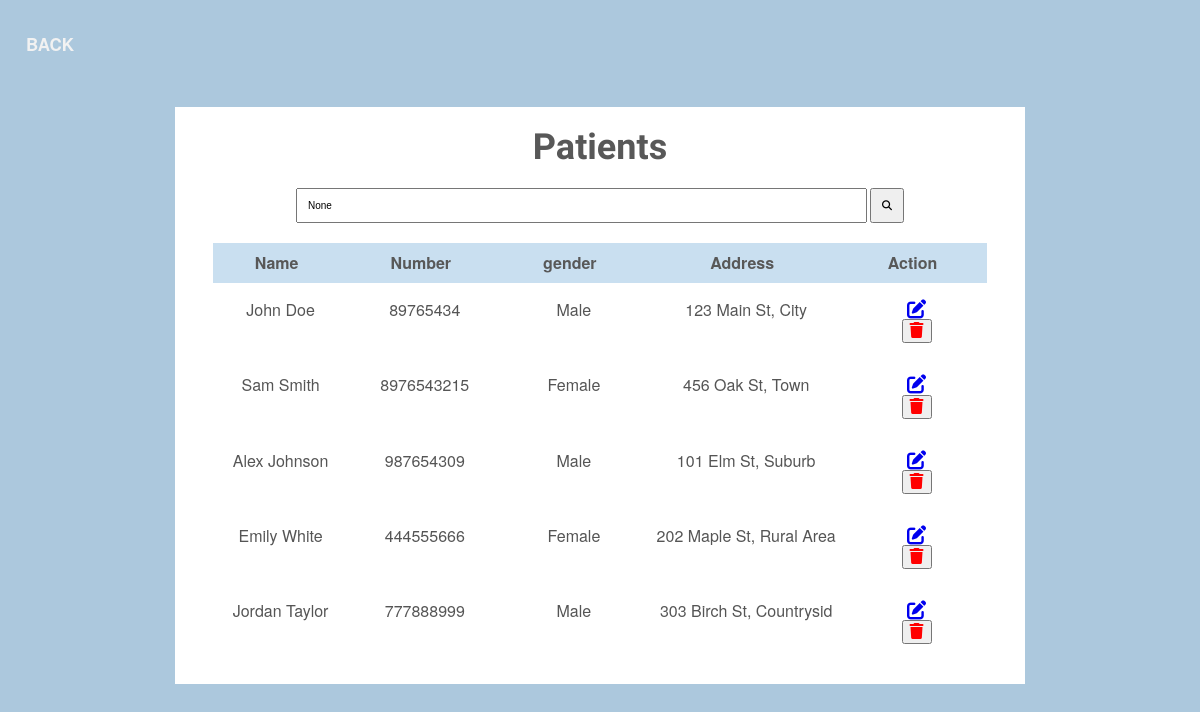
/patient/ (signed in), run on the app's committed database.
### HMS/models.py (models this page shows, shortened)
class Patient(models.Model):
    name = models.CharField(max_length=100)
    gender = models.CharField(max_length=15, blank=True, null=True )
    number = models.CharField(max_length=15, blank=True, null=True)
    address = models.TextField(blank=True, null=True)

### HMS/views.py (the view)
# urls.py: path('patient/', views.patient),
@login_required(login_url="/login")
def patient(request):
    query = request.GET.get('q')
    if query:
        data = Patient.objects.filter(
            models.Q(name__icontains=query) |
            models.Q(number__icontains=query) |
            models.Q(gender__icontains=query) |
            models.Q(address__icontains=query)
        )
    else:
        data=Patient.objects.all()
    return render(request,'patient.html',{'p':data,'query': query})

### HMS/templates/patient.html (shortened to what this page needs)
<!DOCTYPE html>
<html lang="en">
<head>
  <link rel="stylesheet" href="https://cdnjs.cloudflare.com/ajax/libs/font-awesome/6.4.0/css/all.min.css">
</head>
<body>
  <div id="navbar">
    <a href="javascript:history.back()">BACK</a>
  </div>
  <br><br>
  <br><br>
  <div id="wrapper">
    <h1>Patients</h1>
    <div class="search-container">
        <form method="GET">
            <input type="text" name="q" class="search-box" placeholder="Search..." value="{{ query }}">
            <button type="submit" class="search-button"><i class="fas fa-search"></i></button>
        </form>
    </div>
    <table id="keywords" cellspacing="0" cellpadding="0">
      <thead>
        <tr>
          <th><span>Name</span></th>
          <th><span>Number</span></th>
          <th><span> gender</span></th>
          <th><span>Address</span></th>
          <th><span>Action</span></th>
        </tr>
      </thead>
      <tbody>
        {% for i in p %}
        <tr>
          <td>{{i.name}}</td>
          <td>{{i.number}}</td>
          <td>{{i.gender}}</td>
          <td>{{i.address}}</td>
          <td class="action-icons">
            <a href="/updatep/{{i.id}}"><i class="fas fa-edit"></i></a>
            <form onsubmit="return confirm('Are you sure you want to delete this entry?');" action="/delp/{{i.id}}" method="post">
              <button type="submit" style="font-size: 16px;color: red;" >
                  <i class="fas fa-trash" title="Delete"></i>
              </button>
          </form>
          </td>
        </tr>
        {% endfor %}
      </tbody>
    </table>
  </div>
</body>
</html>

### HMS/templates/patient.html (style rules this page uses)
html, body, div, span, applet, object, iframe, h1, h2, h3, h4, h5, h6, p, blockquote, pre, a, abbr, acronym, address, big, cite, code, del, dfn, em, img, ins, kbd, q, s, samp, small, strike, strong, sub, sup, tt, var, b, u, i, center, dl, dt, dd, ol, ul, li, fieldset, form, label, legend, table, caption, tbody, tfoot, thead, tr, th, td, article, aside, canvas, details, embed, figure, figcaption, footer, header, hgroup, menu, nav, output, ruby, section, summary, time, mark, audio, video { margin: 0; padding: 0; border: 0; font-size: 100%; font: inherit; vertical-align: baseline; outline: none; -webkit-font-smoothing: antialiased; -webkit-text-size-adjust: 100%; -ms-text-size-adjust: 100%; -webkit-box-sizing: border-box; -moz-box-sizing: border-box; box-sizing: border-box; }
html { overflow-y: scroll; }
body { font-family: 'Helvetica Neue', Helvetica, Arial, sans-serif; font-size: 62.5%; line-height: 1; color: #585858; padding: 22px 10px; padding-bottom: 55px; background-color: #acc8dd; }
input, textarea { -webkit-font-smoothing: antialiased; -webkit-text-size-adjust: 100%; -ms-text-size-adjust: 100%; -webkit-box-sizing: border-box; -moz-box-sizing: border-box; box-sizing: border-box; outline: none; }
table { border-collapse: collapse; border-spacing: 0; }
h1 { font-family: 'Amarante', Tahoma, sans-serif; font-weight: bold; font-size: 3.6em; line-height: 1.7em; margin-bottom: 10px; text-align: center; }
#navbar { overflow: hidden; }
#navbar a { float: left; display: block; color: #f2f2f2; text-align: center; padding: 14px 16px; font-size: 17px; font-weight: bolder; text-decoration: none; }
#wrapper { display: block; width: 850px; background: #fff; margin: 0 auto; padding: 10px 17px; }
#keywords { margin: 0 auto; font-size: 1.6em; margin-bottom: 15px; }
#keywords thead { cursor: pointer; background: #c9dff0; }
#keywords thead tr th { font-weight: bold; padding: 12px 30px; padding-left: 42px; }
#keywords thead tr th span { padding-right: 20px; background-repeat: no-repeat; background-position: 100% 100%; }
#keywords tbody tr { color: #555; }
#keywords tbody tr td { text-align: center; padding: 15px 10px; }
.action-icons { font-size: 1.2em; }
.search-container { margin-bottom: 20px; text-align: center; }
.search-box { padding: 10px; width: 70%; font-size: 1em; }
.search-button { padding: 10px; font-size: 1em; cursor: pointer; }

### data on the page
Patient: name "John Doe", number "89765434", gender "Male", address "123 Main St, City"
Patient: name "Sam Smith", number "8976543215", gender "Female", address "456 Oak St, Town"
Patient: name "Alex Johnson", number "987654309", gender "Male", address "101 Elm St, Suburb"
Patient: name "Emily White", number "444555666", gender "Female", address "202 Maple St, Rural Area"
Patient: name "Jordan Taylor", number "777888999", gender "Male", address "303 Birch St, Countrysid"
